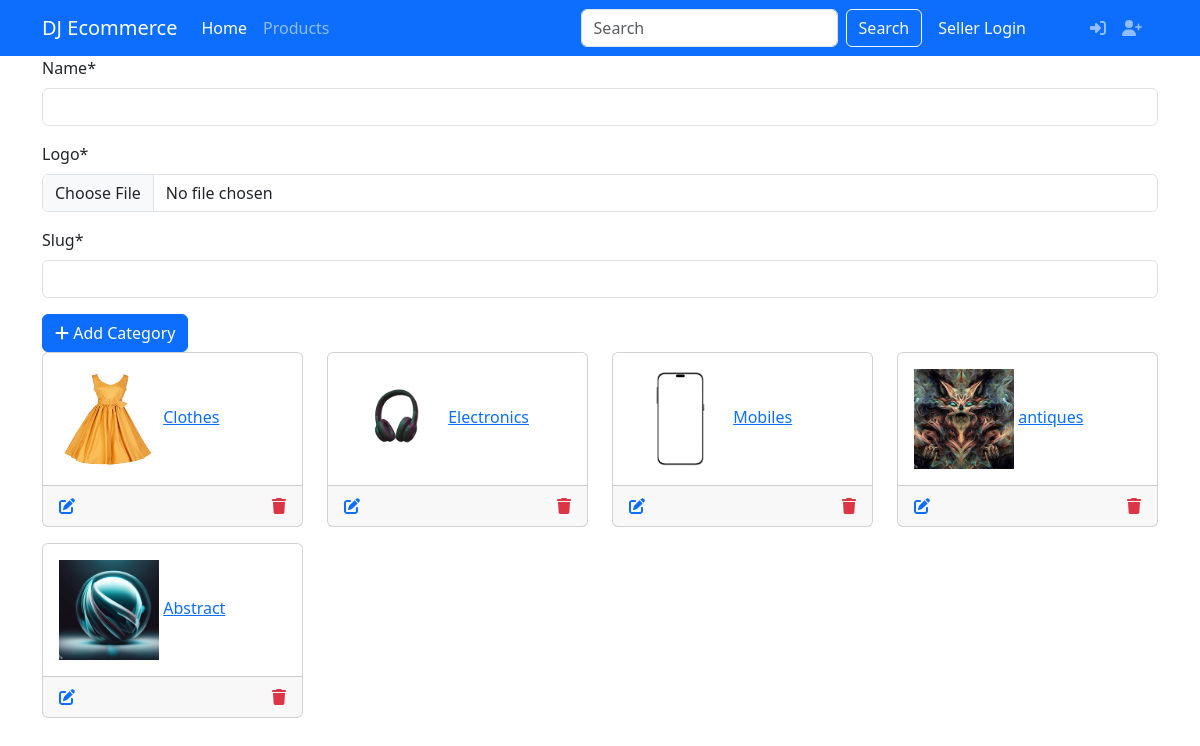
The page /category/ on the database its author committed.
### products/models.py (models this page shows, shortened)
class Category(models.Model):
    name = models.CharField(max_length=255)
    logo = models.ImageField(upload_to='category/')
    slug = models.SlugField(max_length=255, unique=True)

### products/views.py (the view)
# urls.py: path('category/', category_list, name='category_list'),
def category_list(request):
    return render(
        request,
        'products/category_list.html',
        {
            'categories': Category.objects.all(),
            'form': CategoryForm()
        }
    )

### products/forms.py
class CategoryForm(forms.ModelForm):
    class Meta:
        model = Category
        fields = '__all__' # display all fields

### templates/products/category_list.html (shortened to what this page needs)
{% extends 'layout/base.html' %}
{% load static %}
{% load crispy_forms_tags %}
{% block content %}
<div class="container">
    <div class="row">
        <form action="{% url 'category_create' %}" method="post" enctype="multipart/form-data">
            {{ form|crispy }}
            <button class="btn btn-primary">
                <i class="fas fa-plus"></i> Add Category
            </button>
        </form>
    </div>
    <div class="row">
        {% for item in categories %}
        <div class="col-md-3 mb-3">
            <div class="card">
                <div class="card-body">
                    <img src="{{item.logo.url}}" alt="logo" width="100" height="100" class="rouded-5">
                    <a href="{% url 'product_list_by_category' item.slug %}">
                        {{ item.name }}
                    </a>
                </div>
                <div class="card-footer ">
                    <div class="d-flex justify-content-between">
                        <a href="{% url 'category_edit' item.slug %}">
                            <i class="fas fa-edit"></i>
                        </a>
                        <a href="{% url 'category_delete' item.slug %}">
                            <i class="fas fa-trash text-danger"></i>
                        </a>
                    </div>
                </div>
            </div>
        </div>
        {% empty %}
        <h4>No category available</h4>
        {% endfor %}
    </div>
</div>
{% endblock content %}

### rows shown on the page
Category: logo (picture), name "Clothes"
Category: logo (picture), name "Electronics"
Category: logo (picture), name "Mobiles"
Category: logo (picture), name "antiques"
Category: logo (picture), name "Abstract"
